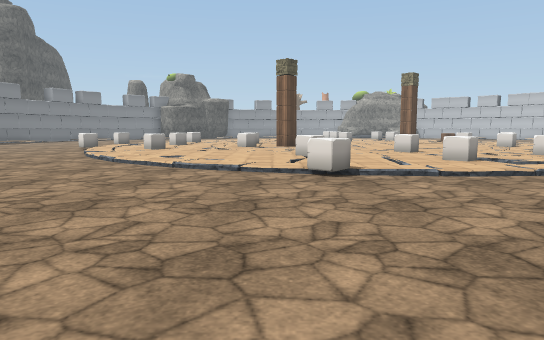
view 1 (above)

23 first-person views from a walk through a scene from a Unity 3-D project. The camera is 1.4 m above the floor, tilts 6° down and sees 70° across. The floor is counted in squares, 2 m on a side. Each view is taken from the middle of a square. On the plan, view 1 faces up. The plan holds only what a view shows up to about 11 squares ahead; the rest is blank. The place goes on beyond the plan. The player character is not drawn. Some animated figures are not drawn. Some surface patterns are stand-ins.

view 2
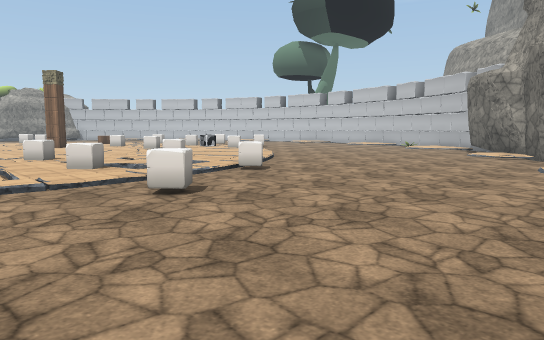

view 3
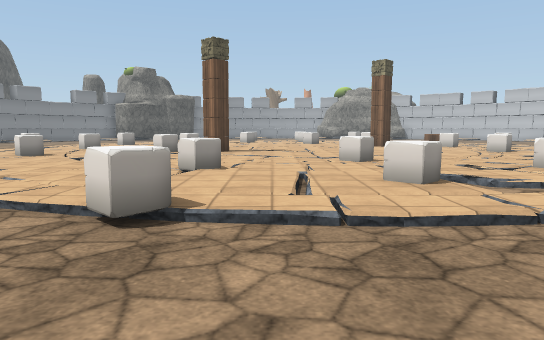

view 4
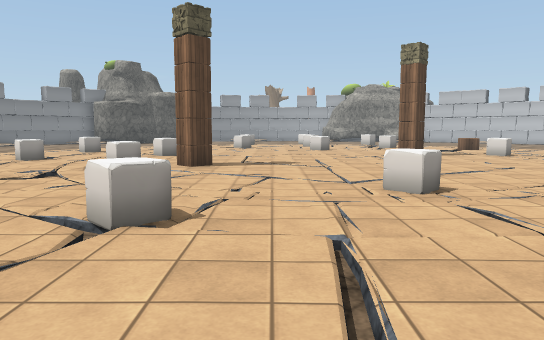

view 5
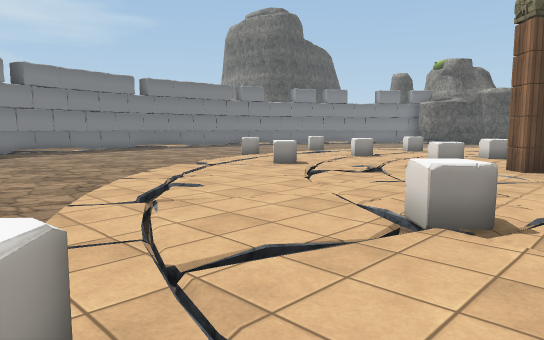

view 6
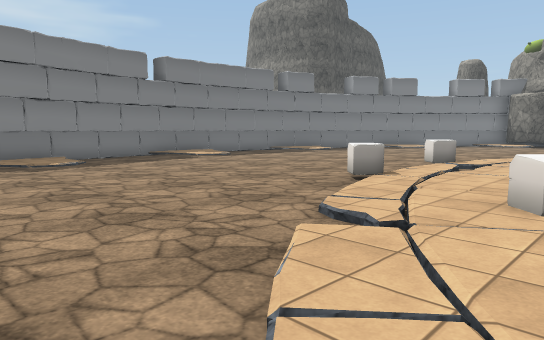

view 7
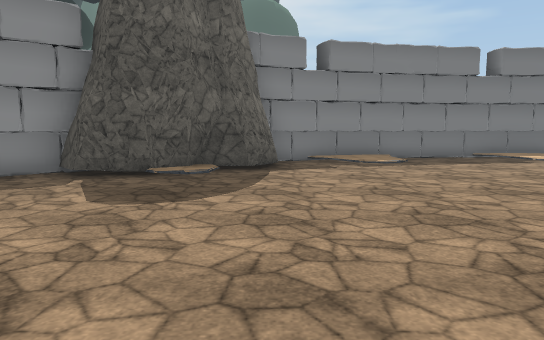

view 8
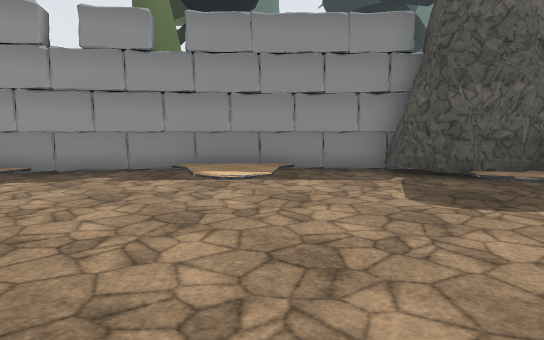

view 9
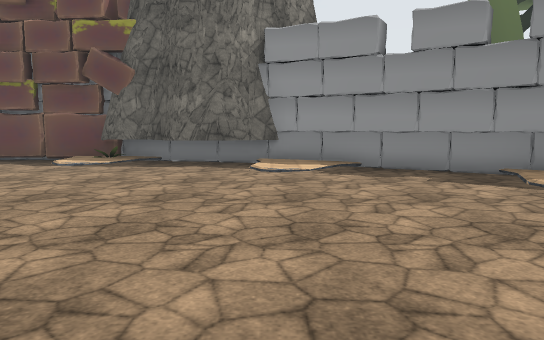

view 10
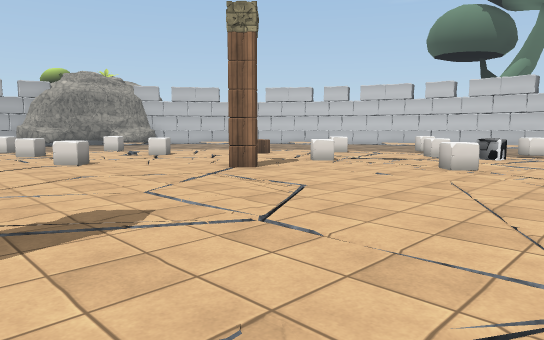

view 11
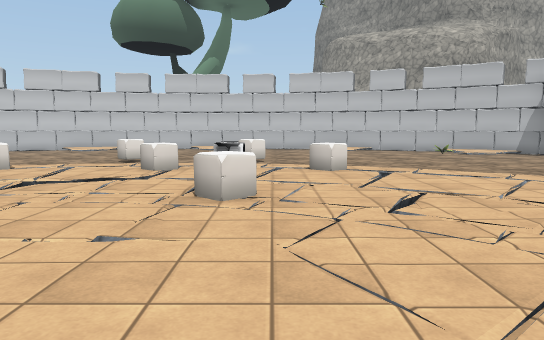

view 12
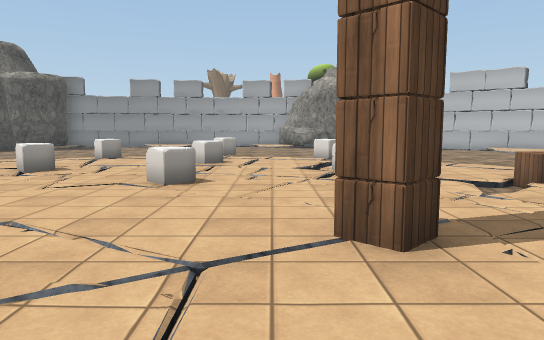

view 13
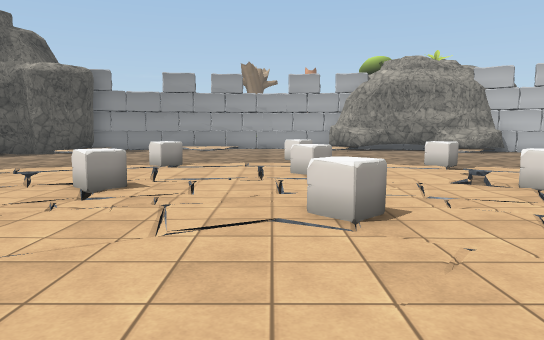

view 14
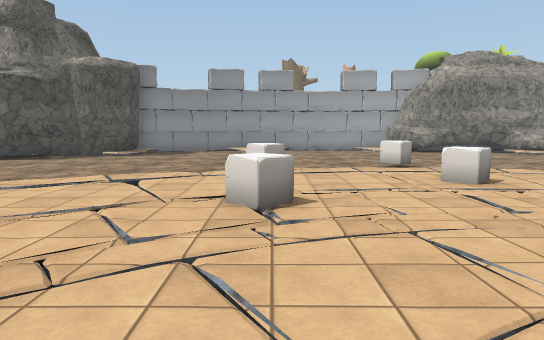

view 15
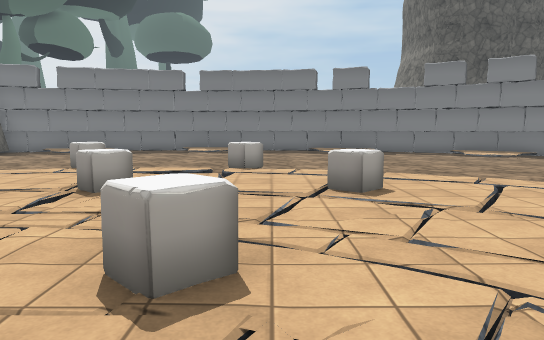

view 16
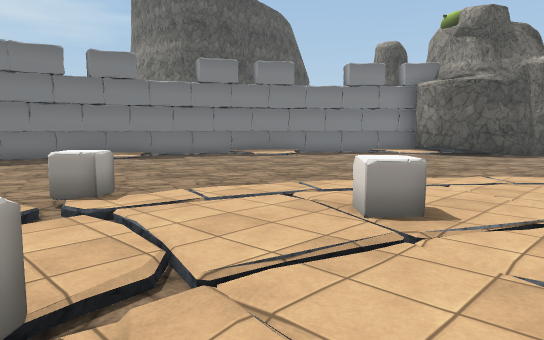

view 17
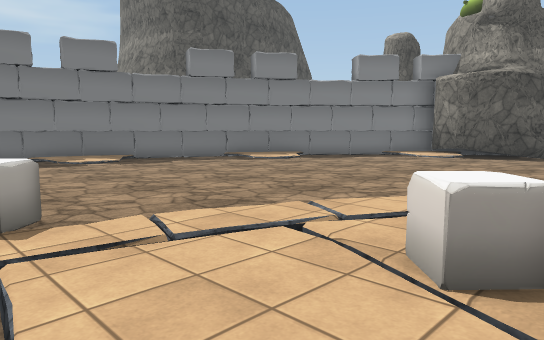

view 18
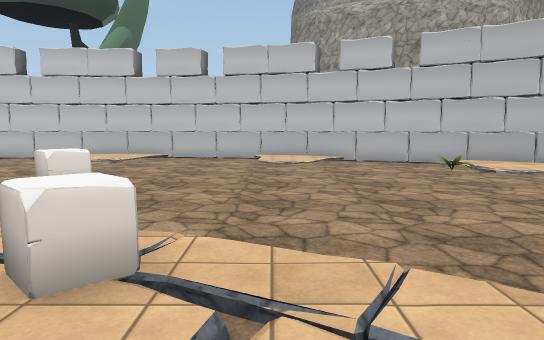

view 19
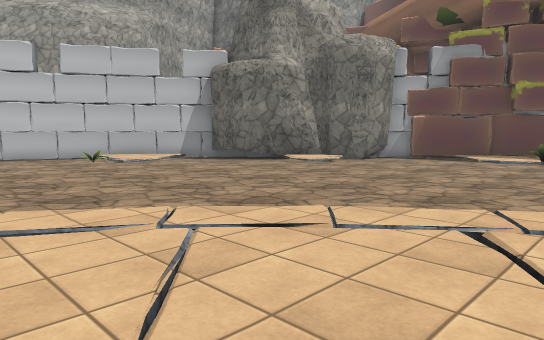

view 20
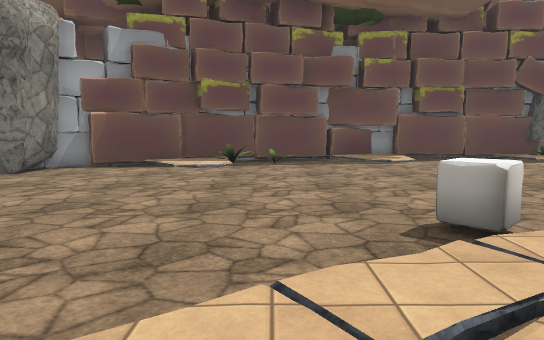

view 21
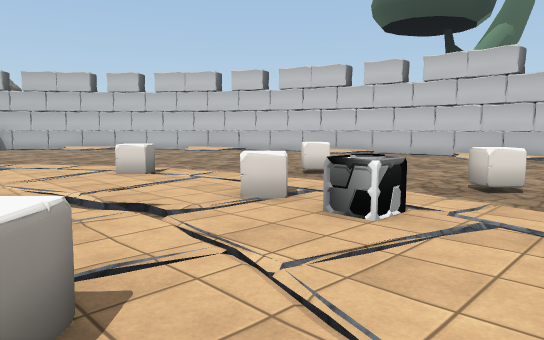

view 22
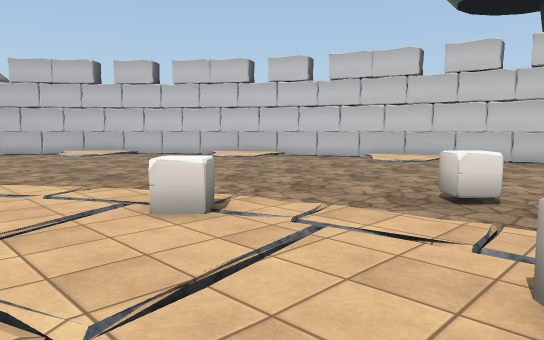

view 23
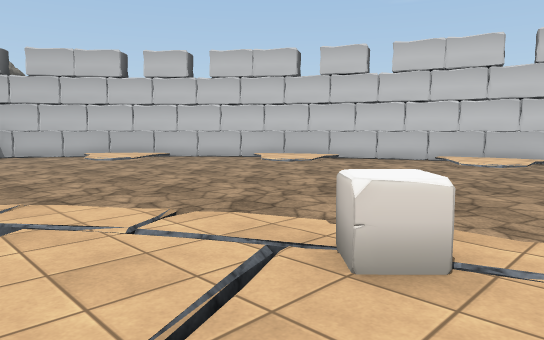

### Floor plan
Key: @ floor where view 1 was taken; # wall or solid block; . main floor; : floor 0.25 m higher than the main floor; / step, stairs or slope; ^ raised ledge; P pillar; L plant; O other object.
Columns run from 14 left of view 1 to 20 right of it. Each row starts with its distance up from view 1.
 30                          ###
 29         ##               ..#
 28        ##.....  .... ..  ../
 27        #...................:/
 26      .//......................
 25     ..............O.........../##
 24     /..........O////O........./:#
 23  ##//.......///:/::/:/  ......//##
 22  #.........///:::OO::: /.........#
 21  #........///:/O:///OO///........#
 20  ^/......//::/::////:::///.....//#
 19 #:/....../:////:::O:::OO:/.....//##
 18 #.......//OO//:::::::::/:O/.......#
 17 #.......O/://O:::/::P:O/://.O.....#
 16 #  .....O////O://:::P:O//::.O..../#
 15 #:/...../:OO//:::/::::///O/.....::#
 14 #//.....//::/O:P///:::O/:O/.O..../#
 13 #.......O:::/OPP:/::::O////.O.....#
 12 #.......//OO//:/:/:::///:O/.......#
 11 ##/....../::/:///OO:///://...../::#
 10  #:......//://////O///:///....../##
  9  #........//://O:://OO://........#
  8  ###.......///::::O::://.......O.#
  7    #/.......///:/:O.://.......//##
  6    ##........./O//::O........./:#
  5     #.............O............##
  4     #../..........O......../####
  3     ##/:.................../#
  2      ##/...................##
  1       ##..//...........//.##
  0        ###:/..@/...//.OL###
 -1          #######/..:/####
 -2               ########

Where each view was taken, in squares from view 1:
view 1: 0 up, 0 right, facing up
view 2: 0 up, 1 right, facing up-right
view 3: 3 up, 2 right, facing up
view 4: 6 up, 2 right, facing up
view 5: 6 up, 2 right, facing up-left
view 6: 8 up, 3 left, facing up-left
view 7: 8 up, 3 left, facing left
view 8: 8 up, 3 left, facing down-left
view 9: 8 up, 3 left, facing down
view 10: 11 up, 1 right, facing up-right
view 11: 13 up, 4 right, facing right
view 12: 14 up, 5 right, facing up
view 13: 16 up, 3 right, facing up
view 14: 17 up, 1 right, facing up
view 15: 17 up, 1 right, facing left
view 16: 15 up, 2 left, facing up-left
view 17: 16 up, 3 left, facing up-left
view 18: 11 up, 9 right, facing right
view 19: 11 up, 7 right, facing down-right
view 20: 9 up, 8 right, facing down
view 21: 12 up, 8 right, facing up-right
view 22: 15 up, 9 right, facing up-right
view 23: 17 up, 9 right, facing up-right
